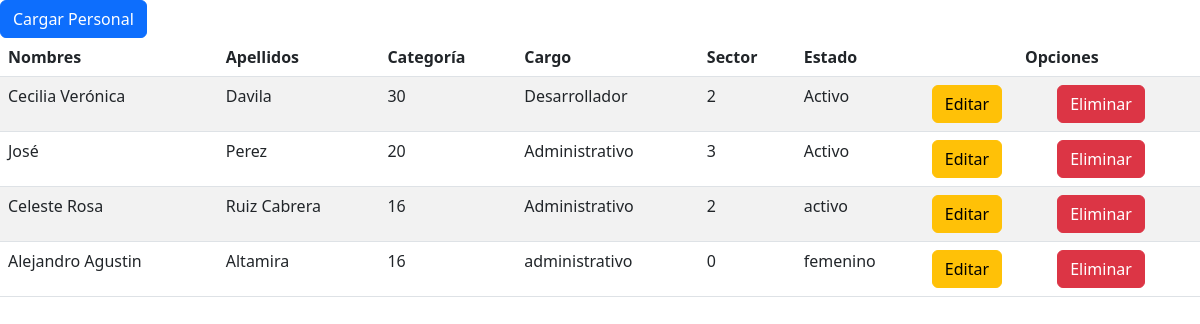
/login/AdminLTE-3.2.0/altapersona.php, run on an earlier commit of the app's database.
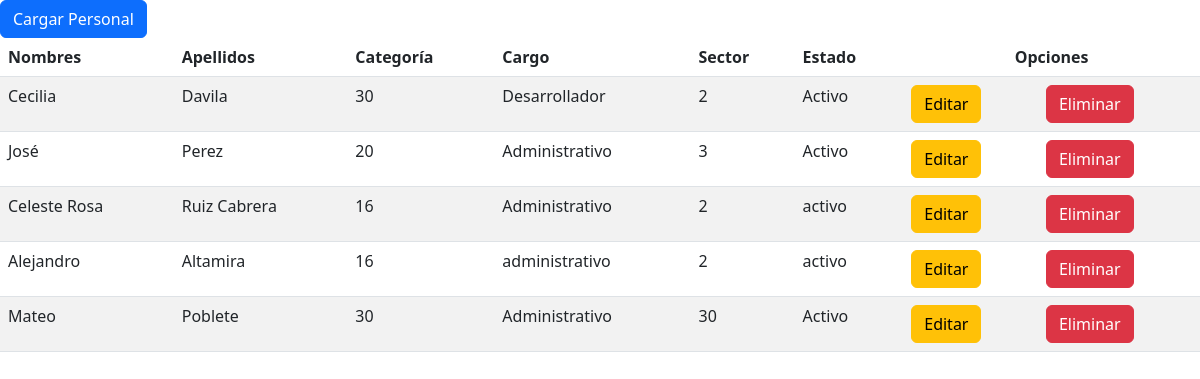
And on a later commit of the database.
### tables this page shows
CREATE TABLE `persona` (
  `id_persona` int(100) NOT NULL,
  `nombre1` varchar(50) NOT NULL,
  `nombre2` varchar(20) NOT NULL,
  `apellido1` varchar(25) NOT NULL,
  `apellido2` varchar(20) NOT NULL,
  `sexo` varchar(20) NOT NULL,
  `dni` char(8) NOT NULL,
  `cuil` char(11) NOT NULL,
  `direccion` varchar(100) NOT NULL,
  `contacto` varchar(20) NOT NULL,
  `correo` varchar(100) NOT NULL,
  `categoria` int(100) NOT NULL,
  `cargo` varchar(50) NOT NULL,
  `sector` varchar(30) NOT NULL,
  `persona_estado` varchar(50) NOT NULL,
  `estado` int(1) NOT NULL DEFAULT 1
);

### login/AdminLTE-3.2.0/altapersona.php (the view, shortened to what this page needs)
<html>
<head>
	<link rel="stylesheet " href="css/bootstrap.min.css"/>
</head>
<body>
<div class="d-grid gap-2">
<div class="col-sm-12 col-md-12 col-lg-12 col-xl-12">
<a href="index5.php"><button class="btn btn-primary btn-block" type="button">Cargar Personal</button></a>
</div>
</div>
<?php
require_once('conexion.php');
?>
<div class="col-sm-12 col-md-12 col-lg-12 col-xl-12">
<table class="table table-striped">
	<thead>
		<tr>
			<th>Nombres</th>
			<th>Apellidos</th>
			<th>Categoría</th>
			<th>Cargo</th>
			<th>Sector</th>
			<th>Estado</th>
			<th colspan="2"><center>Opciones</center></th>
		</tr>
	</thead>
	<?php
	$sql="SELECT * FROM persona WHERE estado=1 ";
	$result = mysqli_query($conn, $sql);
	if (mysqli_num_rows($result)>0) {
		while ($row = mysqli_fetch_assoc ($result)) {
			?>
			<tr>
				<td><?php echo $row['nombre1'];?>
				 	<?php echo $row['nombre2'];?></td>
				<td><?php echo $row['apellido1'];?>
					<?php echo $row['apellido2'];?></td>
				<td><?php echo $row['categoria'];?></td>
				<td><?php echo $row['cargo'];?></td>
				<td><?php echo $row['sector'];?></td>
				<td><?php echo $row['persona_estado'];?></td>
				<td><a href="index6.php?id= <?php echo $row['id_persona'];?>"><button class="btn btn-warning btn-block" type="button">Editar</button></a></td>
				<td><a href="index7.php?id=<?php echo $row['id_persona'];?>" onClick="return confirm('Seguro de esta acción?  <?php echo $row['nombre1']," " ,$row['apellido1'];?> Será eliminado y una vez eliminado no se podrá recuperar')"><button class="btn btn-danger btn-block" type="button" >Eliminar</button></a></td>
			</tr>
			<?php
		}
	}
	?>
</table><p>
    </div>
</body>
</html>

What changed in the data, as far as the page shows it:
changed persona "Cecilia": nombre2 "Verónica" → (not shown)
changed persona "Alejandro": sector "0" → "2"; persona_estado "femenino" → "activo"; nombre2 "Agustin" → (not shown)
added persona: nombre1 "Mateo", apellido1 "Poblete", categoria "30", cargo "Administrativo", sector "30", persona_estado "Activo"
